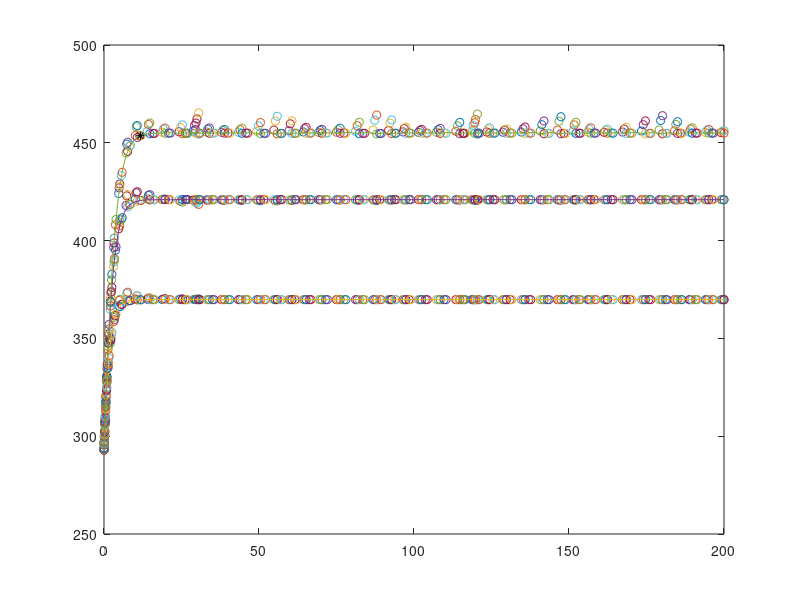

Source code (MATLAB): (Note: this script raises an error after producing the figure.)
function Reactor
clf
[t,T] =ode45(@tank,[0 200],[293 293 293]);
figure(1)

D3=(max(find(T(:,3).*(((T(:,3)-T(1))/(max(T(:,3))-T(1)))<=.99))))

plot(t,T,'-',t(D3),T(D3,3),'k*')
xline(t(D3),'k--');
yline(T(D3,3),'k--');


function dT=tank(t,T)
dT=zeros(3,1);

%Donée
Tv=250+273.15; T0=20+273.15; W=1e2;
M=1e3; UA=100; Cp=2;
a=(W/M); b=UA/(M*Cp); A=b*Tv;

dT(1)=(W*Cp*(T0 - T(1)) + UA*(Tv-T(1)))/M*Cp;
dT(2)=(W*Cp*(T(1)-T(2)) + UA*(Tv-T(2)))/M*Cp;
dT(3)=(W*Cp*(T(2)-T(3)) + UA*(Tv-T(3)))/M*Cp;

 
figure(1)
plot(t,T,'o')
hold on
